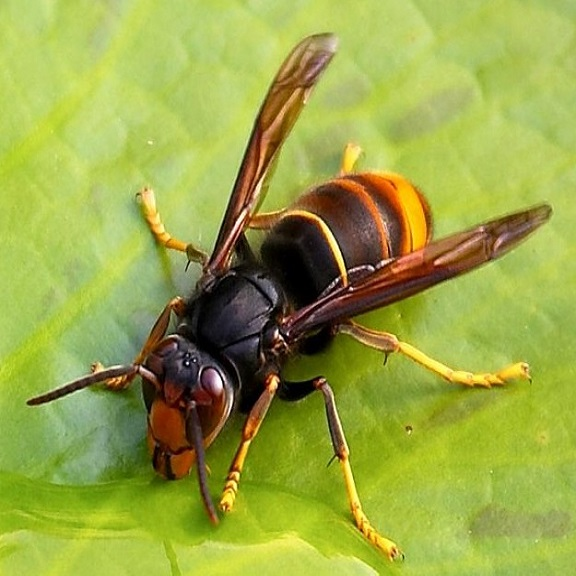
#> input picture OPENCV_study/img_file/____.jpg, 576 x 576 px, given in place of ., which was not available
$ python -i 'python_studny (사본).py'   (imports and definitions only)
#> lines starting #> are read from the running program, lines starting #| are printed output that depends on the picture; after the words box and inside, x2 and y2 are one past the last pixel; in counts of white or black regions, pixels touching at a corner belong together; pictures that were not available may be replaced by others from this repository, and a replacement may not be noted
import cv2
import numpy as np
import os
import random
import platform

def img_pick():
    ran_img= []

    file_list = os.listdir('croped_test_')

    random.shuffle(file_list)

    for i in range(len(file_list)):
        ran_img.append(file_list[1])


    print(ran_img[0])
    return ran_img


def padding(img_set):
    h,w,c = img_set.shape

    k = (h**2 + w**2)**(1/2)

    delta_w = k - w
    delta_h = k - h

    top, bottom = int((k - h)//2), int(delta_h - (k - h)//2)
    left, right = int((k - w)//2), int(delta_w - (k - w)//2)


    '''
    pix = img_set[2,2]

    r = int(pix[0])
    g = int(pix[1])
    b = int(pix[2])
    '''

    new_img = cv2.copyMakeBorder(img_set, top, bottom, left, right, cv2.BORDER_CONSTANT)
    #new_img = cv2.copyMakeBorder(img, top, bottom, left, right, cv2.BORDER_CONSTANT, #value = [r, g, b])
    return new_img


def img_rot (img, degree):
    h, w = img.shape[:-1]

    crossLine = int(((w * h + h * w) ** 0.5))
    centerRotatePT = int(w / 2), int(h / 2)
    new_h, new_w = h, w

    rotatefigure = cv2.getRotationMatrix2D(centerRotatePT, degree, 1)
    result = cv2.warpAffine(img, rotatefigure, (new_w, new_h))

    return result

import copy


def img_add(targets):

#> called with targets = '../OPENCV_study/img_file/____.jpg'
    original_img = cv2.imread(f'croped_test_/{targets[0]}')
#> original_img is the input picture: shape (576, 576, 3); mean B, G, R 70.6, 166.8, 154.2

    pix = original_img[2,2]
#> pix = [97, 201, 178]

    BG_img = np.full((2400,2400, 3), pix, np.uint8)
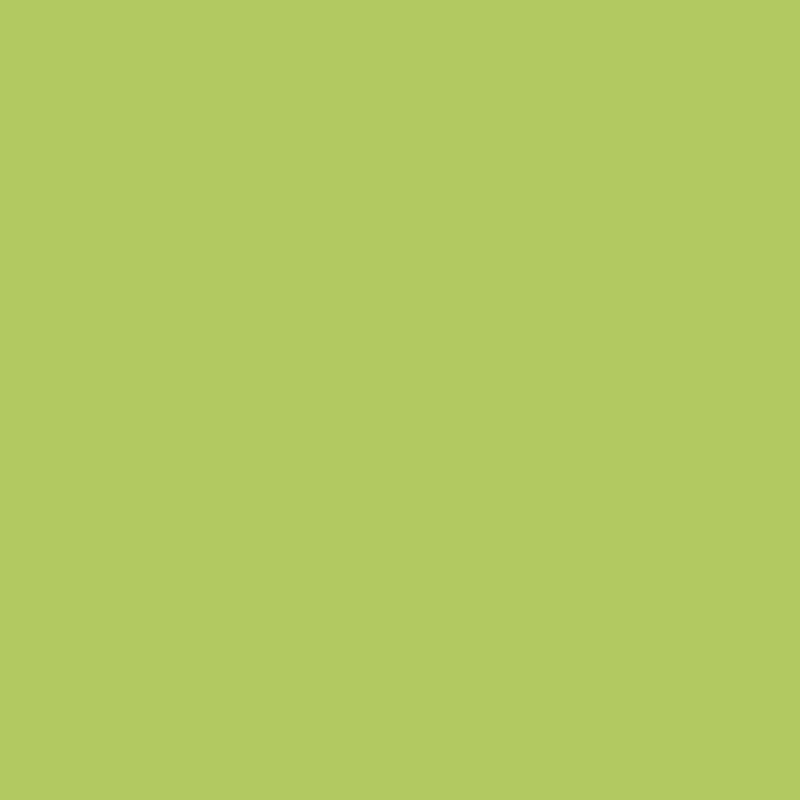
#> BG_img: shape (2400, 2400, 3) (shown at 1/3 size); mean of channels 0, 1, 2 97, 201, 178; drawn as B, G, R

    for i in range(5):

        for j in range(5):
            hpos = 480 * i
            vpos = 480 * j

            target_img = copy.deepcopy(original_img)

            target_img = padding(target_img)
            target_img = cv2.resize(target_img, (480, 480))

            target_img = img_rot(target_img, (5*j+i)*14.4)


            rows, cols, channels = target_img.shape
            roi = BG_img[vpos:rows+vpos, hpos:cols+hpos]

            img2gray = cv2.cvtColor(target_img, cv2.COLOR_BGR2GRAY)
            ret, mask = cv2.threshold(img2gray, 10, 255, cv2.THRESH_BINARY)
            mask_inv = cv2.bitwise_not(mask)

            bg = cv2.bitwise_and(roi, roi, mask=mask_inv)
            fg = cv2.bitwise_and(target_img, target_img, mask=mask)
            dst = cv2.add(bg, fg)
            BG_img[vpos:rows+vpos, hpos:cols+hpos] = dst
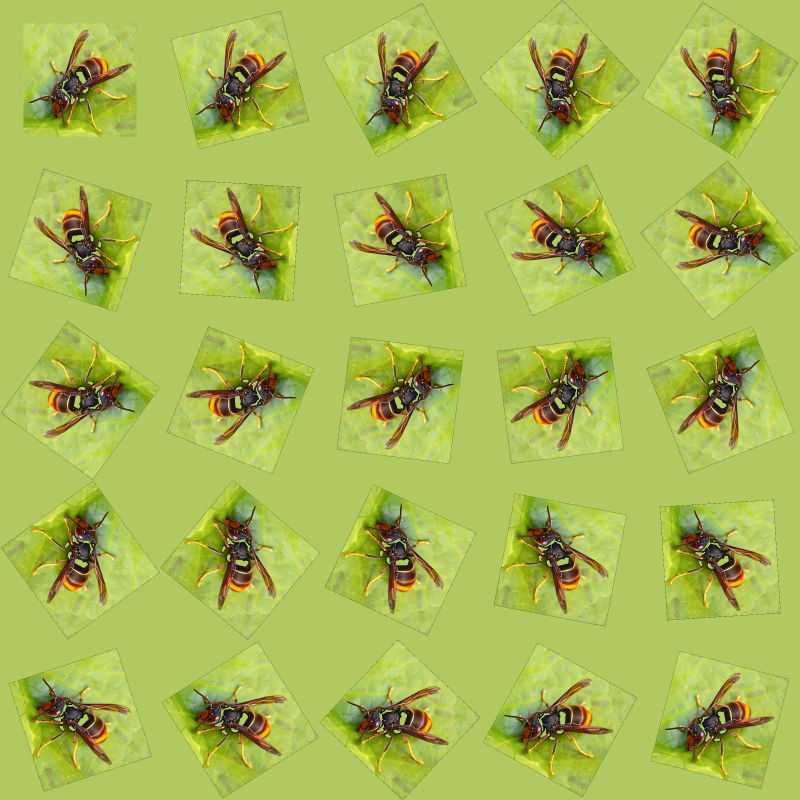
#> BG_img: shape (2400, 2400, 3) (shown at 1/3 size); mean of channels 0, 1, 2 84.2, 184.8, 166.9; drawn as B, G, R
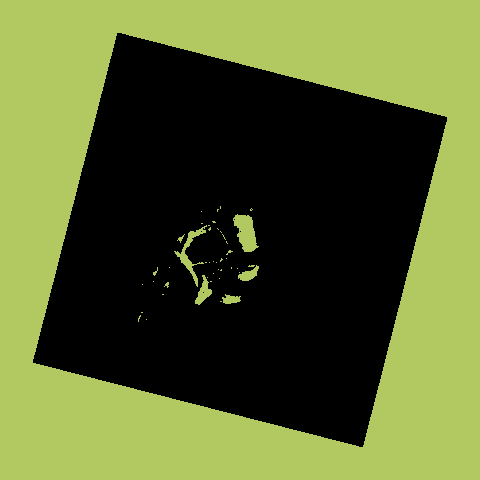
#> bg: shape (480, 480, 3); mean B, G, R 48.8, 101.1, 89.5
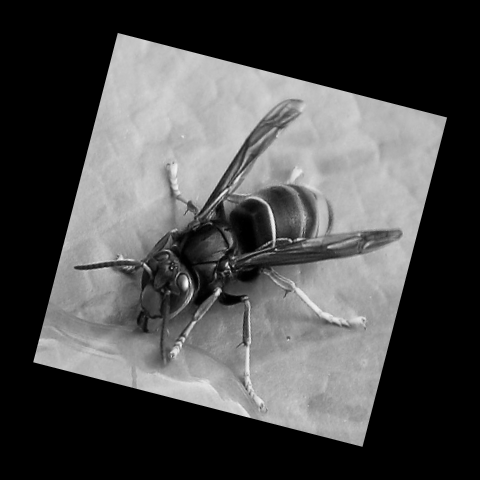
#> img2gray: shape (480, 480); min 0, max 251, mean 76.3
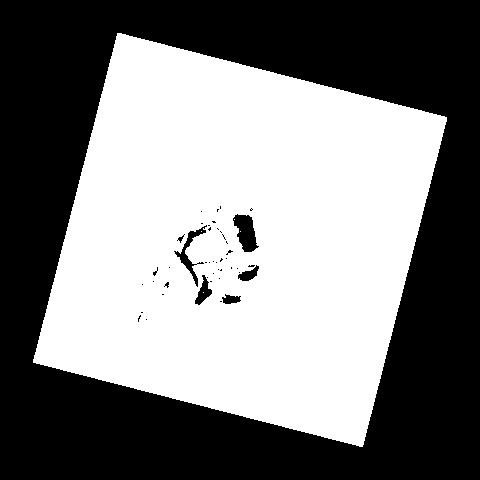
#> mask: shape (480, 480); 49.7% white; 5 white regions (4 under 20 px), largest, box (x1, y1, x2, y2) and area: (33, 33, 447, 447) 114507
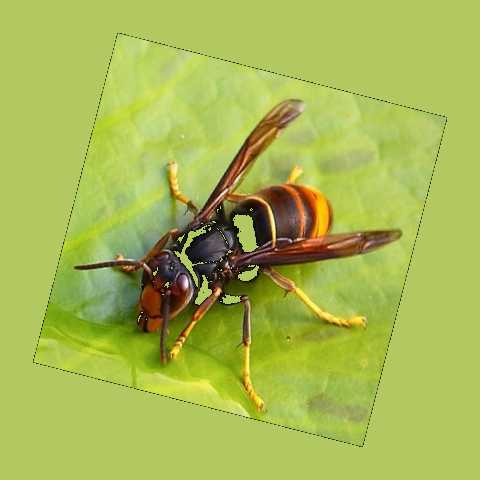
#> roi: shape (480, 480, 3); mean B, G, R 84.2, 184.8, 166.8
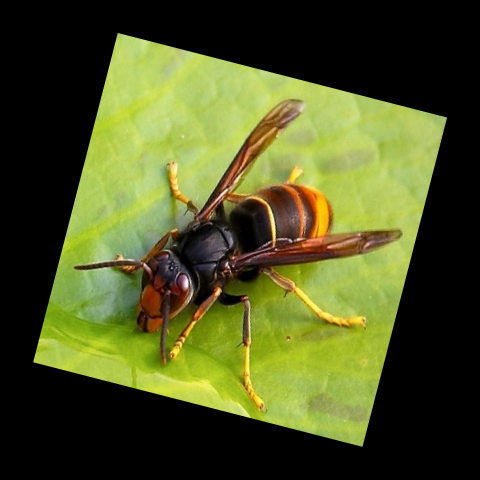
#> target_img: shape (480, 480, 3); mean B, G, R 35.4, 83.7, 77.4


    if platform.system() == 'Linux':
        cv2.imwrite(f'{os.getcwd()}/tile_test_2/sample_b/{random.randrange(0,1000000)}.jpg', BG_img)
    elif platform.system() == 'Windows':
        cv2.imwrite(f'{os.getcwd()}\\tile_test_2\\sample_b\\{random.randrange(0,1000000)}.jpg', BG_img)


# [3 lines not run here, left out]


'''
import cv2
import numpy as np
import os
import random
import platform

def img_pic():
    ran_img= []

    file_list = os.listdir('croped_test_')

    random.shuffle(file_list)

    for i in range(len(file_list)):
        ran_img.append(file_list[1])

    print(ran_img[0])
    return ran_img


def padding(img_set):
    h,w,c = img_set.shape

    k = (h**2 + w**2)**(1/2)

    delta_w = k - w
    delta_h = k - h

    top, bottom = int((k - h)//2), int(delta_h - (k - h)//2)
    left, right = int((k - w)//2), int(delta_w - (k - w)//2)

    new_img = cv2.copyMakeBorder(img_set, top, bottom, left, right, cv2.BORDER_CONSTANT, value=[0, 0, 0])
    return new_img


def img_rot (img, degree):
    h, w = img.shape[:-1]

    crossLine = int(((w * h + h * w) ** 0.5))
    centerRotatePT = int(w / 2), int(h / 2)
    new_h, new_w = h, w

    rotatefigure = cv2.getRotationMatrix2D(centerRotatePT, degree, 1)
    result = cv2.warpAffine(img, rotatefigure, (new_w, new_h))

    return result


def img_add(targets):
    BG_img = np.zeros((2400,2400, 3), np.uint8)
    img_cnt = 0

    for i in range(5):

        for j in range(5):
            hpos = 480 * i
            vpos = 480 * j

            target_img = cv2.imread(f'croped_test_/{targets[img_cnt]}')
            img_cnt += 1

            target_img = padding(target_img)
            target_img = cv2.resize(target_img, (480, 480))
            # target_img = img_rot(target_img, 14.4*(j*i))

            target_img = img_rot(target_img, (5*j+i)*14.4)


            if platform.system() == 'Linux':
                cv2.imwrite(f'{os.getcwd()}/tile_test_2/sample_a/{random.randrange(0,1000000)}.jpg', target_img)
            elif platform.system() == 'Windows':
                cv2.imwrite(f'{os.getcwd()}\\tile_test_2\\sample_a\\{random.randrange(0,1000000)}.jpg', target_img)


#for i in range(10):
img_add(img_pic())


'''

>>> result = img_add('../OPENCV_study/img_file/____.jpg')

$ run again, on OPENCV_study/img_file/simil1477.jpg
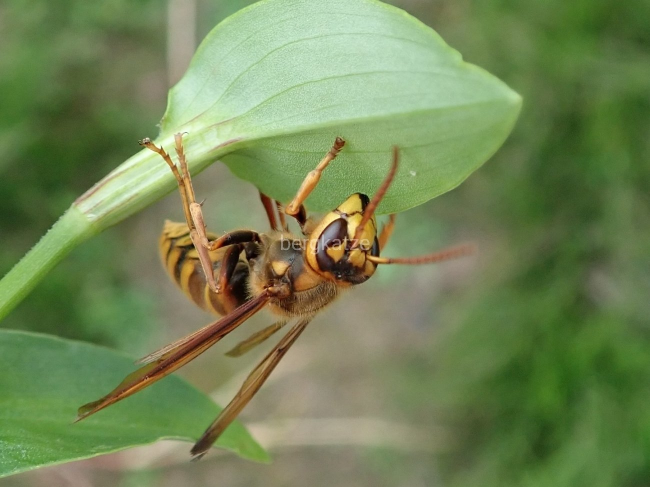
#> input picture OPENCV_study/img_file/simil1477.jpg, 1299 x 974 px, given in place of ., which was not available (shown at 1/2 size)
#> in img_add, original_img is the input picture: shape (974, 1299, 3); mean B, G, R 86, 133.1, 114.8
#> pix = [78, 120, 102]
#> after the loop in img_add, `for i in range(5):`:
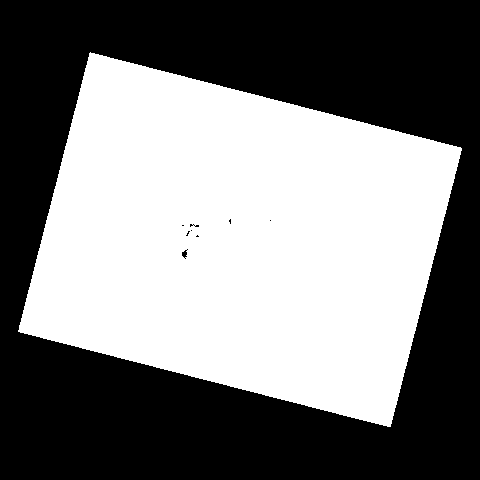
#> mask: shape (480, 480); 48.2% white; 1 white region, box (x1, y1, x2, y2) and area: (18, 52, 462, 427) 111066
#> after the loop in img_add, `for i in range(5):`:
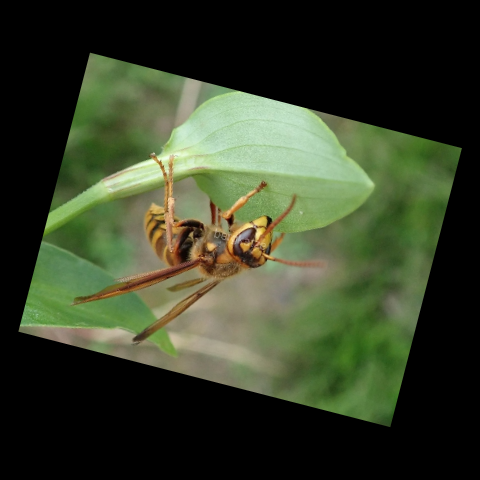
#> target_img: shape (480, 480, 3); mean B, G, R 41.2, 63.9, 55.1

$ run again, on OPENCV_study/img_file/sunset.jpg
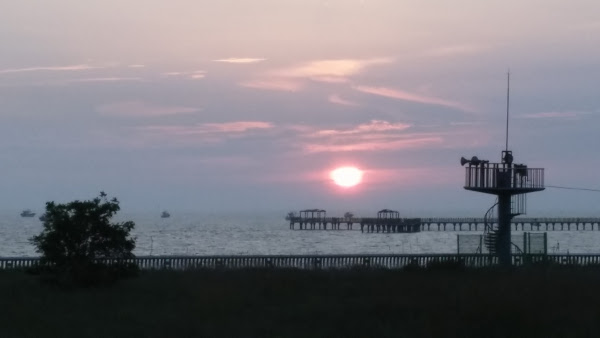
#> input picture OPENCV_study/img_file/sunset.jpg, 600 x 338 px, given in place of ., which was not available
#> in img_add, original_img is the input picture: shape (338, 600, 3); mean B, G, R 124.9, 117.8, 120.9
#> pix = [189, 188, 197]
#> after the loop in img_add, `for i in range(5):`:
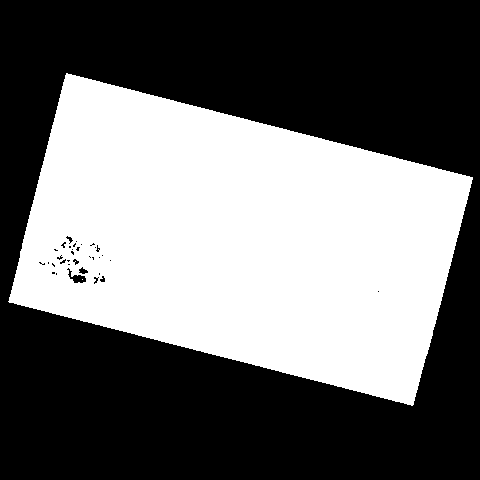
#> mask: shape (480, 480); 42.9% white; 2 white regions (1 under 20 px), largest, box (x1, y1, x2, y2) and area: (8, 73, 473, 406) 98865
#> after the loop in img_add, `for i in range(5):`:
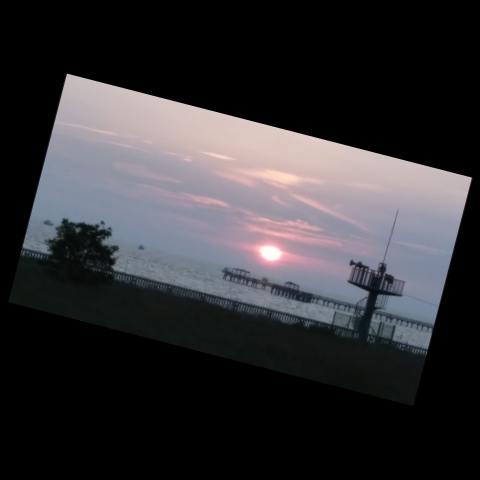
#> target_img: shape (480, 480, 3); mean B, G, R 53.5, 50.5, 51.8
